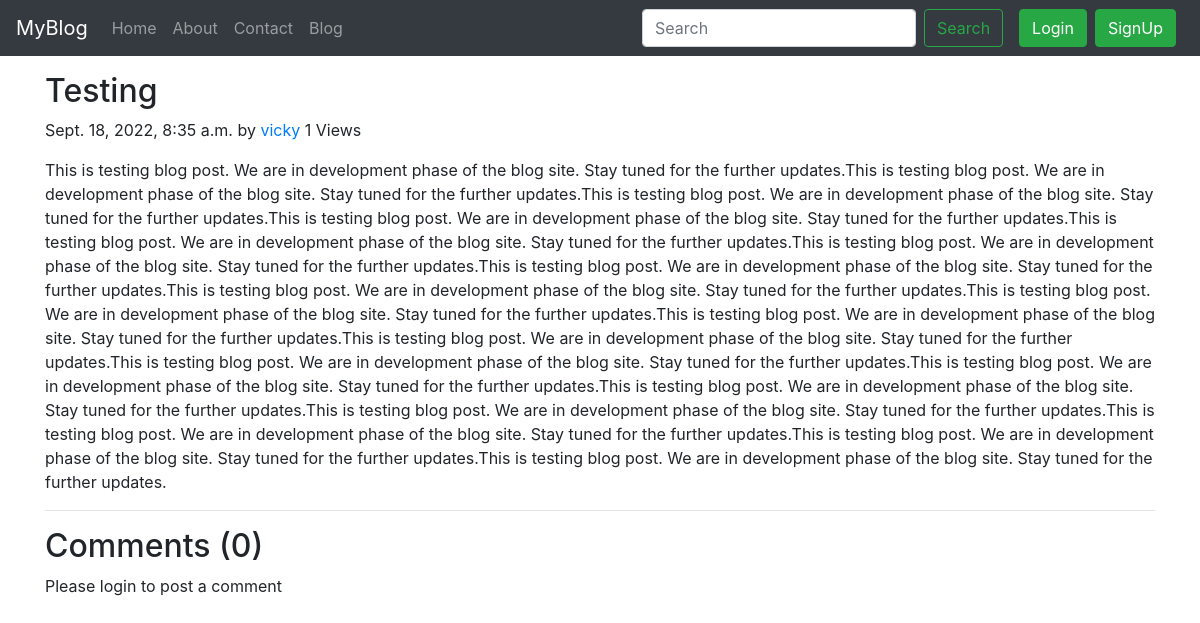
The app's page /blog/testing post, older data.
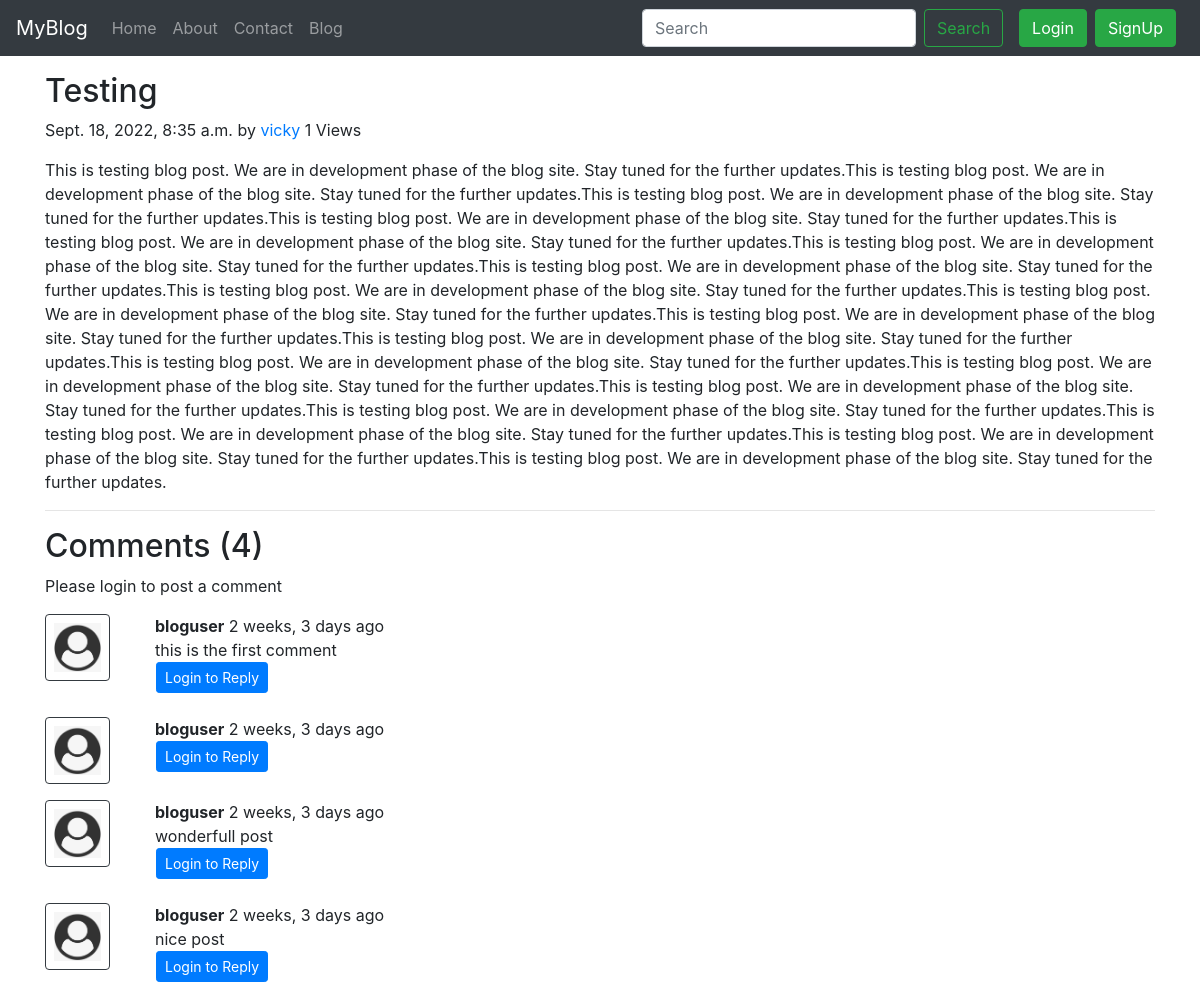
The same page, newer data.
### myblog/models.py (models this page shows, shortened)
class Post(models.Model):
    sno= models.AutoField(primary_key=True)
    title= models.CharField(max_length=255)
    slug= models.CharField(max_length=150)
    content= models.TextField()
    views = models.IntegerField(default=0)
    author= models.CharField(max_length=100)
    timeStamp=models.DateTimeField(blank=True)

class BlogComment(models.Model):
    sno = models.AutoField(primary_key=True)
    comment = models.TextField()
    user = models.ForeignKey(User, on_delete=models.CASCADE)
    post = models.ForeignKey(Post, on_delete=models.CASCADE)
    parent = models.ForeignKey('self', on_delete=models.CASCADE, null = True)
    timestamp = models.DateTimeField(default=now)

### myblog/views.py (the view)
# urls.py: path('<str:slug>', views.blogPost, name='blogPost'),
def blogPost(request, slug):
    post = Post.objects.filter(slug = slug).first()
    post.views = post.views + 1
    post.save()
    comments = BlogComment.objects.filter(post = post, parent = None)
    replies = BlogComment.objects.filter(post = post).exclude(parent=None)
    replyDict = {}
    for reply in replies:
        if reply.parent.sno not in replyDict.keys():
            replyDict[reply.parent.sno] = [reply]
        else:
            replyDict[reply.parent.sno].append(reply)
    context = {'post':post, 'comments':comments, 'user' : request.user, 'replyDict':replyDict}
    return render(request, 'myblog/blogPost.html', context)

### myblog/templatetags/extras.py (called while the page is built)
@register.filter(name='get_val')
def get_val(dict, key):
    return dict.get(key)

### templates/myblog/blogPost.html (shortened to what this page needs)
{% extends 'base.html' %}
{% block body %}
{% load humanize %}
{% load extras %}
<div class="container my-3">
  <h2 class="blog-post-title">{{post.title}}</h2>
  <p class="blog-post-meta">{{post.timeStamp}} by <a href="/about">{{post.author}}</a> <span> {{post.views}} Views</span></p>
  <p>{{post.content}}</p>
  <hr>
</div>
<div class="container">
  <h2> Comments ({{comments.count}}) </h2>
  <div class="my-2">
    {% if user.is_authenticated %}
    <form action="/blog/postComment" method="post">
      {% csrf_token %}
      <div class="form-group">
        <label for="exampleInputEmail1">Post Comment </label>
        <input type="text" class="form-control" name="comment" placeholder="Enter comment here">
      </div>
      <input type="hidden" name="postSno" value="{{post.sno}}">
      <input type="hidden" name="parentSno" value="">
      <button type="submit" class="btn btn-primary">Submit</button>
    </form>
    {% else %}
    Please login to post a comment
    {% endif %}
  </div>
  {% for comment in comments %}
  <div class="row my-3">
    <div class="col-md-1  ">
      <img class="rounded mx-auto d-block w-100 border border-dark p-2" src="/static/img/user.png" alt="user">
    </div>
    <div class="col-md-11 ">
      <div class="col-md-11"><b>{{comment.user.username}}</b> {{comment.timestamp | naturaltime}} <br>{{comment.comment}}</div>
      <div class="reply mx-0">
        {% if user.is_authenticated %}
        <button class="btn btn-sm btn-primary ml-3" type="button" data-toggle="collapse"
          data-target="#replyBox{{comment.sno}}" aria-expanded="false" aria-controls="replyBox{{comment.sno}}">
          Reply
        </button>
        <div class="collapse" id="replyBox{{comment.sno}}">
          <div class="card card-body my-2">
            <form action="/blog/postComment" method="post">
              {% csrf_token %}
              <div class="form-group">
                <label for="comment">Post a reply </label>
                <input type="text" class="form-control" name="comment" placeholder="Enter comment here">
                <input type="hidden" name="parentSno" value="{{comment.sno}}">
              </div>
              <input type="hidden" name="postSno" value="{{post.sno}}">
              <button type="submit" class="btn btn-primary">Submit</button>
            </form>
          </div>
        </div>
        {% else %}
        <button class="btn btn-sm btn-primary ml-3" type="button" data-toggle="collapse"
        data-target="#replyBox{{comment.sno}}" aria-expanded="false" aria-controls="replyBox{{comment.sno}} ">
        Login to Reply
      </button>
        {% endif %}
      </div>
    </div>
  </div>
  {% endfor %}
</div>
{% endblock %}

### templates/base.html (shortened to what this page needs)
<!doctype html>
<html lang="en">
<head>
  <link rel="stylesheet" href="https://stackpath.bootstrapcdn.com/bootstrap/4.5.2/css/bootstrap.min.css"
>
</head>
<body>
  <nav class="navbar navbar-expand-lg navbar-dark bg-dark">
    <a class="navbar-brand" href="/">MyBlog</a>
    <div class="collapse navbar-collapse" id="navbarSupportedContent">
      <ul class="navbar-nav mr-auto">
        <li class="nav-item {% block homeactive %}  {% endblock homeactive %}">
          <a class="nav-link" href="/">Home <span class="sr-only">(current)</span></a>
        </li>
        <li class="nav-item {% block aboutactive %}  {% endblock aboutactive %}">
          <a class="nav-link" href="/about">About</a>
        </li>
        <li class="nav-item {% block contactactive %}  {% endblock contactactive %} ">
          <a class="nav-link" href="/contact">Contact</a>
        </li>
        <li class="nav-item {% block blogactive %}  {% endblock blogactive %} ">
          <a class="nav-link" href="/blog">Blog</a>
        </li>
      </ul>
      <form method="get" action="/search" class="form-inline my-2 my-lg-0 mx-3">
        <input class="form-control mr-sm-2" type="search" placeholder="Search" aria-label="Search" name="search"
          id="search">
        <button class="btn btn-outline-success my-2 my-sm-0 " type="submit">Search</button>
      </form>
      {% if user.is_authenticated %}
      <ul class="navbar-nav mr-2">
        <li class="nav-item dropdown">
          <a class="nav-link dropdown-toggle" href='#' id="navbarDropdown" role="button" data-toggle="dropdown"> Welcome
            {{request.user}}</a>
          <div class="dropdown-menu" aria-labelledby="navbarDropdown">
            <a class="dropdown-item" href="/logout">Logout</a>
          </div>
        </li>
      </ul>
    </div>
    {% else %}
    <button type="button" class="btn btn-success mr-2" data-toggle="modal" data-target="#loginModal">
      Login
    </button>
    <button type="button" class="btn btn-success mr-2" data-toggle="modal" data-target="#signupModal">
      SignUp
    </button>
    {% endif %}
    </div>
  </nav>
  {% block body %} {% endblock body %}
</body>
</html>

Row changes from the older to the newer data that the page shows:
added BlogComment: user.username "bloguser", timestamp "2 weeks, 3 days ago", comment "this is the first comment"
added BlogComment: user.username "bloguser", timestamp "2 weeks, 3 days ago"
added BlogComment: user.username "bloguser", timestamp "2 weeks, 3 days ago", comment "wonderfull post"
added BlogComment: user.username "bloguser", timestamp "2 weeks, 3 days ago", comment "nice post"
Text that changed along with them:
{{ comments.count }}: "0" → "4"
